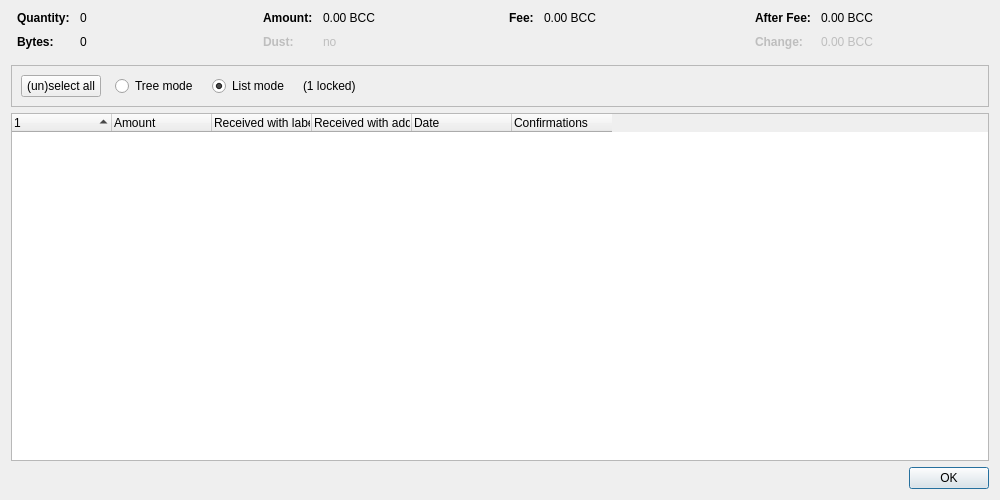
<?xml version="1.0" encoding="UTF-8"?>
<ui version="4.0">
 <class>CoinControlDialog</class>
 <widget class="QDialog" name="CoinControlDialog">
  <property name="geometry">
   <rect>
    <x>0</x>
    <y>0</y>
    <width>1000</width>
    <height>500</height>
   </rect>
  </property>
  <property name="windowTitle">
   <string>Coin Selection</string>
  </property>
  <layout class="QVBoxLayout" name="verticalLayout">
   <item>
    <layout class="QHBoxLayout" name="horizontalLayoutTop" stretch="0,0,0,0">
     <property name="topMargin">
      <number>0</number>
     </property>
     <property name="bottomMargin">
      <number>10</number>
     </property>
     <item>
      <layout class="QFormLayout" name="formLayoutCoinControl1">
       <property name="horizontalSpacing">
        <number>10</number>
       </property>
       <property name="verticalSpacing">
        <number>10</number>
       </property>
       <property name="leftMargin">
        <number>6</number>
       </property>
       <property name="rightMargin">
        <number>6</number>
       </property>
       <item row="0" column="0">
        <widget class="QLabel" name="labelCoinControlQuantityText">
         <property name="font">
          <font>
           <weight>75</weight>
           <bold>true</bold>
          </font>
         </property>
         <property name="text">
          <string>Quantity:</string>
         </property>
        </widget>
       </item>
       <item row="0" column="1">
        <widget class="QLabel" name="labelCoinControlQuantity">
         <property name="cursor">
          <cursorShape>IBeamCursor</cursorShape>
         </property>
         <property name="contextMenuPolicy">
          <enum>Qt::ActionsContextMenu</enum>
         </property>
         <property name="text">
          <string notr="true">0</string>
         </property>
         <property name="textInteractionFlags">
          <set>Qt::LinksAccessibleByMouse|Qt::TextSelectableByKeyboard|Qt::TextSelectableByMouse</set>
         </property>
        </widget>
       </item>
       <item row="1" column="0">
        <widget class="QLabel" name="labelCoinControlBytesText">
         <property name="font">
          <font>
           <weight>75</weight>
           <bold>true</bold>
          </font>
         </property>
         <property name="text">
          <string>Bytes:</string>
         </property>
        </widget>
       </item>
       <item row="1" column="1">
        <widget class="QLabel" name="labelCoinControlBytes">
         <property name="cursor">
          <cursorShape>IBeamCursor</cursorShape>
         </property>
         <property name="contextMenuPolicy">
          <enum>Qt::ActionsContextMenu</enum>
         </property>
         <property name="text">
          <string notr="true">0</string>
         </property>
         <property name="textInteractionFlags">
          <set>Qt::LinksAccessibleByMouse|Qt::TextSelectableByKeyboard|Qt::TextSelectableByMouse</set>
         </property>
        </widget>
       </item>
      </layout>
     </item>
     <item>
      <layout class="QFormLayout" name="formLayoutCoinControl2">
       <property name="horizontalSpacing">
        <number>10</number>
       </property>
       <property name="verticalSpacing">
        <number>10</number>
       </property>
       <property name="leftMargin">
        <number>6</number>
       </property>
       <property name="rightMargin">
        <number>6</number>
       </property>
       <item row="0" column="0">
        <widget class="QLabel" name="labelCoinControlAmountText">
         <property name="font">
          <font>
           <weight>75</weight>
           <bold>true</bold>
          </font>
         </property>
         <property name="text">
          <string>Amount:</string>
         </property>
        </widget>
       </item>
       <item row="0" column="1">
        <widget class="QLabel" name="labelCoinControlAmount">
         <property name="cursor">
          <cursorShape>IBeamCursor</cursorShape>
         </property>
         <property name="contextMenuPolicy">
          <enum>Qt::ActionsContextMenu</enum>
         </property>
         <property name="text">
          <string notr="true">0.00 BCC</string>
         </property>
         <property name="textInteractionFlags">
          <set>Qt::LinksAccessibleByMouse|Qt::TextSelectableByKeyboard|Qt::TextSelectableByMouse</set>
         </property>
        </widget>
       </item>
       <item row="1" column="0">
        <widget class="QLabel" name="labelCoinControlLowOutputText">
         <property name="enabled">
          <bool>false</bool>
         </property>
         <property name="font">
          <font>
           <weight>75</weight>
           <bold>true</bold>
          </font>
         </property>
         <property name="text">
          <string>Dust:</string>
         </property>
        </widget>
       </item>
       <item row="1" column="1">
        <widget class="QLabel" name="labelCoinControlLowOutput">
         <property name="enabled">
          <bool>false</bool>
         </property>
         <property name="cursor">
          <cursorShape>IBeamCursor</cursorShape>
         </property>
         <property name="contextMenuPolicy">
          <enum>Qt::ActionsContextMenu</enum>
         </property>
         <property name="text">
          <string notr="true">no</string>
         </property>
         <property name="textInteractionFlags">
          <set>Qt::LinksAccessibleByMouse|Qt::TextSelectableByKeyboard|Qt::TextSelectableByMouse</set>
         </property>
        </widget>
       </item>
      </layout>
     </item>
     <item>
      <layout class="QFormLayout" name="formLayoutCoinControl3">
       <property name="horizontalSpacing">
        <number>10</number>
       </property>
       <property name="verticalSpacing">
        <number>10</number>
       </property>
       <property name="leftMargin">
        <number>6</number>
       </property>
       <property name="rightMargin">
        <number>6</number>
       </property>
       <item row="0" column="0">
        <widget class="QLabel" name="labelCoinControlFeeText">
         <property name="font">
          <font>
           <weight>75</weight>
           <bold>true</bold>
          </font>
         </property>
         <property name="text">
          <string>Fee:</string>
         </property>
        </widget>
       </item>
       <item row="0" column="1">
        <widget class="QLabel" name="labelCoinControlFee">
         <property name="cursor">
          <cursorShape>IBeamCursor</cursorShape>
         </property>
         <property name="contextMenuPolicy">
          <enum>Qt::ActionsContextMenu</enum>
         </property>
         <property name="text">
          <string notr="true">0.00 BCC</string>
         </property>
         <property name="textInteractionFlags">
          <set>Qt::LinksAccessibleByMouse|Qt::TextSelectableByKeyboard|Qt::TextSelectableByMouse</set>
         </property>
        </widget>
       </item>
      </layout>
     </item>
     <item>
      <layout class="QFormLayout" name="formLayoutCoinControl4">
       <property name="horizontalSpacing">
        <number>10</number>
       </property>
       <property name="verticalSpacing">
        <number>10</number>
       </property>
       <property name="leftMargin">
        <number>6</number>
       </property>
       <property name="rightMargin">
        <number>6</number>
       </property>
       <item row="0" column="0">
        <widget class="QLabel" name="labelCoinControlAfterFeeText">
         <property name="font">
          <font>
           <weight>75</weight>
           <bold>true</bold>
          </font>
         </property>
         <property name="text">
          <string>After Fee:</string>
         </property>
        </widget>
       </item>
       <item row="0" column="1">
        <widget class="QLabel" name="labelCoinControlAfterFee">
         <property name="cursor">
          <cursorShape>IBeamCursor</cursorShape>
         </property>
         <property name="contextMenuPolicy">
          <enum>Qt::ActionsContextMenu</enum>
         </property>
         <property name="text">
          <string notr="true">0.00 BCC</string>
         </property>
         <property name="textInteractionFlags">
          <set>Qt::LinksAccessibleByMouse|Qt::TextSelectableByKeyboard|Qt::TextSelectableByMouse</set>
         </property>
        </widget>
       </item>
       <item row="1" column="0">
        <widget class="QLabel" name="labelCoinControlChangeText">
         <property name="enabled">
          <bool>false</bool>
         </property>
         <property name="font">
          <font>
           <weight>75</weight>
           <bold>true</bold>
          </font>
         </property>
         <property name="text">
          <string>Change:</string>
         </property>
        </widget>
       </item>
       <item row="1" column="1">
        <widget class="QLabel" name="labelCoinControlChange">
         <property name="enabled">
          <bool>false</bool>
         </property>
         <property name="cursor">
          <cursorShape>IBeamCursor</cursorShape>
         </property>
         <property name="contextMenuPolicy">
          <enum>Qt::ActionsContextMenu</enum>
         </property>
         <property name="text">
          <string notr="true">0.00 BCC</string>
         </property>
         <property name="textInteractionFlags">
          <set>Qt::LinksAccessibleByMouse|Qt::TextSelectableByKeyboard|Qt::TextSelectableByMouse</set>
         </property>
        </widget>
       </item>
      </layout>
     </item>
    </layout>
   </item>
   <item>
    <widget class="QFrame" name="frame">
     <property name="minimumSize">
      <size>
       <width>0</width>
       <height>40</height>
      </size>
     </property>
     <property name="frameShape">
      <enum>QFrame::StyledPanel</enum>
     </property>
     <property name="frameShadow">
      <enum>QFrame::Sunken</enum>
     </property>
     <layout class="QHBoxLayout" name="horizontalLayout">
      <item>
       <layout class="QHBoxLayout" name="horizontalLayoutPanel" stretch="0,0,0,0,0">
        <property name="spacing">
         <number>14</number>
        </property>
        <item>
         <widget class="QPushButton" name="pushButtonSelectAll">
          <property name="sizePolicy">
           <sizepolicy hsizetype="Maximum" vsizetype="Fixed">
            <horstretch>0</horstretch>
            <verstretch>0</verstretch>
           </sizepolicy>
          </property>
          <property name="text">
           <string>(un)select all</string>
          </property>
          <property name="autoDefault">
           <bool>false</bool>
          </property>
         </widget>
        </item>
        <item>
         <widget class="QRadioButton" name="radioTreeMode">
          <property name="sizePolicy">
           <sizepolicy hsizetype="Maximum" vsizetype="Fixed">
            <horstretch>0</horstretch>
            <verstretch>0</verstretch>
           </sizepolicy>
          </property>
          <property name="text">
           <string>Tree mode</string>
          </property>
         </widget>
        </item>
        <item>
         <widget class="QRadioButton" name="radioListMode">
          <property name="sizePolicy">
           <sizepolicy hsizetype="Maximum" vsizetype="Fixed">
            <horstretch>0</horstretch>
            <verstretch>0</verstretch>
           </sizepolicy>
          </property>
          <property name="text">
           <string>List mode</string>
          </property>
          <property name="checked">
           <bool>true</bool>
          </property>
         </widget>
        </item>
        <item>
         <widget class="QLabel" name="labelLocked">
          <property name="text">
           <string notr="true">(1 locked)</string>
          </property>
         </widget>
        </item>
        <item>
         <spacer name="horizontalSpacer">
          <property name="orientation">
           <enum>Qt::Horizontal</enum>
          </property>
          <property name="sizeHint" stdset="0">
           <size>
            <width>40</width>
            <height>20</height>
           </size>
          </property>
         </spacer>
        </item>
       </layout>
      </item>
     </layout>
    </widget>
   </item>
   <item>
    <widget class="CoinControlTreeWidget" name="treeWidget">
     <property name="contextMenuPolicy">
      <enum>Qt::CustomContextMenu</enum>
     </property>
     <property name="sortingEnabled">
      <bool>false</bool>
     </property>
     <property name="columnCount">
      <number>6</number>
     </property>
     <attribute name="headerShowSortIndicator" stdset="0">
      <bool>true</bool>
     </attribute>
     <attribute name="headerStretchLastSection">
      <bool>false</bool>
     </attribute>
     <column>
      <property name="text">
       <string/>
      </property>
     </column>
     <column>
      <property name="text">
       <string>Amount</string>
      </property>
     </column>
     <column>
      <property name="text">
       <string>Received with label</string>
      </property>
     </column>
     <column>
      <property name="text">
       <string>Received with address</string>
      </property>
     </column>
     <column>
      <property name="text">
       <string>Date</string>
      </property>
     </column>
     <column>
      <property name="text">
       <string>Confirmations</string>
      </property>
      <property name="toolTip">
       <string>Confirmed</string>
      </property>
     </column>
     <column>
      <property name="text">
       <string/>
      </property>
     </column>
     <column>
      <property name="text">
       <string/>
      </property>
     </column>
     <column>
      <property name="text">
       <string/>
      </property>
     </column>
     <column>
      <property name="text">
       <string/>
      </property>
     </column>
    </widget>
   </item>
   <item>
    <widget class="QDialogButtonBox" name="buttonBox">
     <property name="orientation">
      <enum>Qt::Horizontal</enum>
     </property>
     <property name="standardButtons">
      <set>QDialogButtonBox::Ok</set>
     </property>
    </widget>
   </item>
  </layout>
 </widget>
 <customwidgets>
  <customwidget>
   <class>CoinControlTreeWidget</class>
   <extends>QTreeWidget</extends>
   <header>qt/coincontroltreewidget.h</header>
  </customwidget>
 </customwidgets>
 <resources/>
 <connections/>
</ui>
